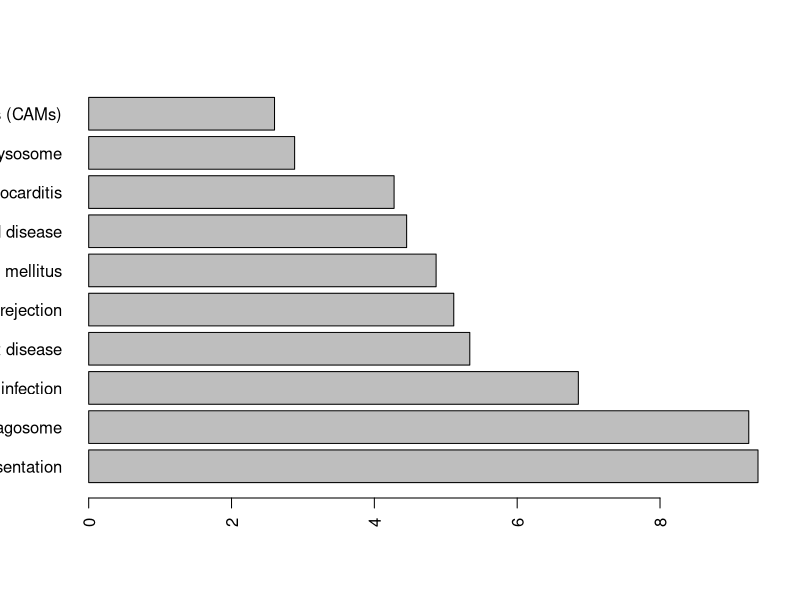
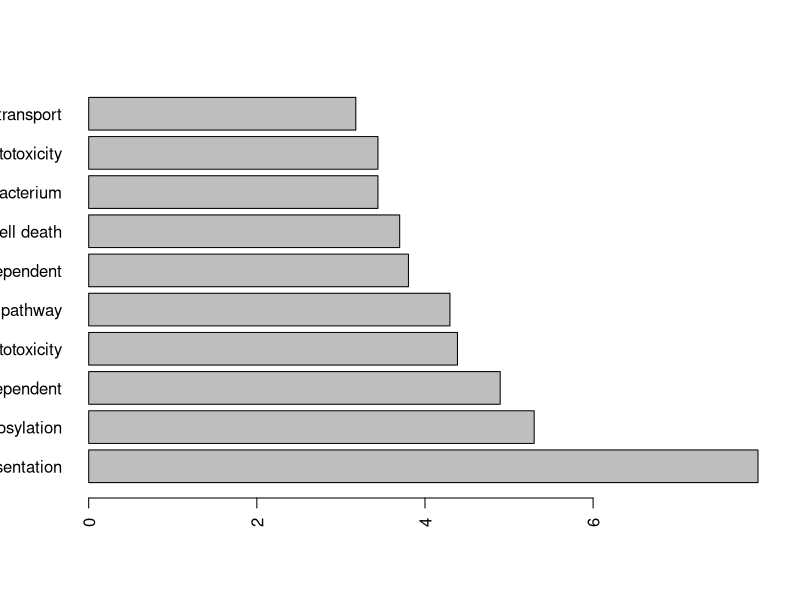

These figures' R source, in order:
### Plot p-value of GO analysis (downloaded from DAVID)

plot_pval <- function(GO.table, count=10){
  count = min(count, nrow(GO.table))
  pval = -log(GO.table$PValue)
  names(pval) = GO.table$Term
  barplot(pval[1:count], names.arg=NULL, horiz=T,las=2)
}



KEGG.table = read.table("data/clinical/sev_important_genes_KEGG.txt", header=T, sep="\t")

pdf("Figures/pval.KEGG.pdf", width=8, height=6)
plot_pval(KEGG.table)
dev.off()


BP.table = read.table("data/clinical/sev_important_genes_BP.txt", header=T, sep="\t")

pdf("Figures/pval.BP.pdf", width=8, height=6)
plot_pval(BP.table)
dev.off()
